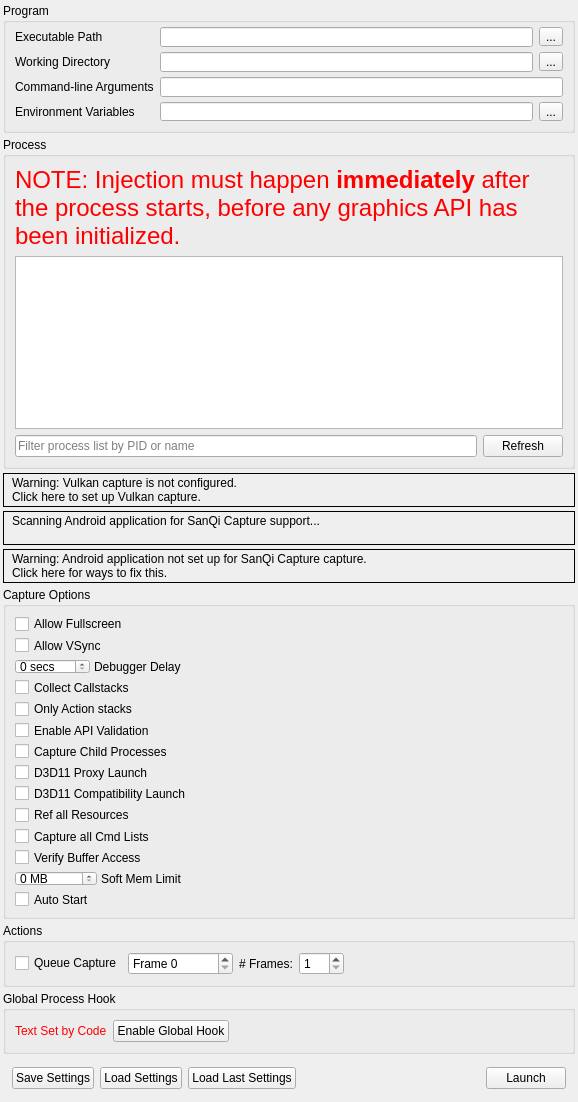
<?xml version="1.0" encoding="UTF-8"?>
<ui version="4.0">
 <class>CaptureDialog</class>
 <widget class="QFrame" name="CaptureDialog">
  <property name="geometry">
   <rect>
    <x>0</x>
    <y>0</y>
    <width>578</width>
    <height>1025</height>
   </rect>
  </property>
  <property name="windowTitle">
   <string>Launch Application</string>
  </property>
  <layout class="QVBoxLayout" name="verticalLayout">
   <property name="spacing">
    <number>4</number>
   </property>
   <property name="leftMargin">
    <number>3</number>
   </property>
   <property name="topMargin">
    <number>3</number>
   </property>
   <property name="rightMargin">
    <number>3</number>
   </property>
   <property name="bottomMargin">
    <number>3</number>
   </property>
   <item>
    <widget class="QGroupBox" name="exeGroup">
     <property name="sizePolicy">
      <sizepolicy hsizetype="Preferred" vsizetype="Minimum">
       <horstretch>0</horstretch>
       <verstretch>0</verstretch>
      </sizepolicy>
     </property>
     <property name="minimumSize">
      <size>
       <width>250</width>
       <height>130</height>
      </size>
     </property>
     <property name="title">
      <string>Program</string>
     </property>
     <layout class="QGridLayout" name="gridLayout">
      <property name="topMargin">
       <number>4</number>
      </property>
      <item row="0" column="0">
       <widget class="QLabel" name="exePathLabel">
        <property name="toolTip">
         <string>Browse for an executable file</string>
        </property>
        <property name="text">
         <string>Executable Path</string>
        </property>
       </widget>
      </item>
      <item row="0" column="2">
       <widget class="RDLineEdit" name="exePath">
        <property name="minimumSize">
         <size>
          <width>0</width>
          <height>20</height>
         </size>
        </property>
        <property name="toolTip">
         <string>Browse for an executable file</string>
        </property>
       </widget>
      </item>
      <item row="0" column="3">
       <widget class="QToolButton" name="exePathBrowse">
        <property name="toolTip">
         <string>Browse for an executable file</string>
        </property>
        <property name="text">
         <string>...</string>
        </property>
       </widget>
      </item>
      <item row="1" column="0">
       <widget class="QLabel" name="workDirLabel">
        <property name="toolTip">
         <string>Browse for a working directory</string>
        </property>
        <property name="text">
         <string>Working Directory</string>
        </property>
       </widget>
      </item>
      <item row="1" column="2">
       <widget class="RDLineEdit" name="workDirPath">
        <property name="minimumSize">
         <size>
          <width>0</width>
          <height>20</height>
         </size>
        </property>
        <property name="toolTip">
         <string>Browse for a working directory</string>
        </property>
       </widget>
      </item>
      <item row="1" column="3">
       <widget class="QToolButton" name="workDirBrowse">
        <property name="toolTip">
         <string>Browse for a working directory</string>
        </property>
        <property name="text">
         <string>...</string>
        </property>
       </widget>
      </item>
      <item row="2" column="0">
       <widget class="QLabel" name="cmdLineLabel">
        <property name="toolTip">
         <string>The command-line that will be passed to the executable on launch</string>
        </property>
        <property name="text">
         <string>Command-line Arguments</string>
        </property>
       </widget>
      </item>
      <item row="2" column="2" colspan="2">
       <widget class="RDLineEdit" name="cmdline">
        <property name="minimumSize">
         <size>
          <width>0</width>
          <height>20</height>
         </size>
        </property>
        <property name="toolTip">
         <string>The command-line that will be passed to the executable on launch</string>
        </property>
       </widget>
      </item>
      <item row="3" column="0">
       <widget class="QLabel" name="envVarLabel">
        <property name="toolTip">
         <string>The environment variables for the executable</string>
        </property>
        <property name="text">
         <string>Environment Variables</string>
        </property>
       </widget>
      </item>
      <item row="3" column="2">
       <widget class="QLineEdit" name="envVar">
        <property name="toolTip">
         <string>The environment variables for the executable</string>
        </property>
        <property name="readOnly">
         <bool>true</bool>
        </property>
       </widget>
      </item>
      <item row="3" column="3">
       <widget class="QToolButton" name="envVarEdit">
        <property name="toolTip">
         <string>The environment variables for the executable</string>
        </property>
        <property name="text">
         <string>...</string>
        </property>
       </widget>
      </item>
     </layout>
    </widget>
   </item>
   <item>
    <widget class="QGroupBox" name="injectGroup">
     <property name="sizePolicy">
      <sizepolicy hsizetype="Preferred" vsizetype="Expanding">
       <horstretch>0</horstretch>
       <verstretch>100</verstretch>
      </sizepolicy>
     </property>
     <property name="minimumSize">
      <size>
       <width>250</width>
       <height>260</height>
      </size>
     </property>
     <property name="title">
      <string>Process</string>
     </property>
     <layout class="QGridLayout" name="gridLayout_2">
      <item row="0" column="0" colspan="2">
       <widget class="QLabel" name="processWarning">
        <property name="palette">
         <palette>
          <active>
           <colorrole role="WindowText">
            <brush brushstyle="SolidPattern">
             <color alpha="255">
              <red>255</red>
              <green>0</green>
              <blue>0</blue>
             </color>
            </brush>
           </colorrole>
          </active>
          <inactive>
           <colorrole role="WindowText">
            <brush brushstyle="SolidPattern">
             <color alpha="255">
              <red>255</red>
              <green>0</green>
              <blue>0</blue>
             </color>
            </brush>
           </colorrole>
          </inactive>
          <disabled>
           <colorrole role="WindowText">
            <brush brushstyle="SolidPattern">
             <color alpha="255">
              <red>106</red>
              <green>104</green>
              <blue>100</blue>
             </color>
            </brush>
           </colorrole>
          </disabled>
         </palette>
        </property>
        <property name="font">
         <font>
          <pointsize>18</pointsize>
         </font>
        </property>
        <property name="text">
         <string>NOTE: Injection must happen &lt;b&gt;immediately&lt;/b&gt; after the process starts, before any graphics API has been initialized.</string>
        </property>
        <property name="wordWrap">
         <bool>true</bool>
        </property>
       </widget>
      </item>
      <item row="1" column="0" colspan="2">
       <widget class="QTreeView" name="processList">
        <property name="sizePolicy">
         <sizepolicy hsizetype="Preferred" vsizetype="Expanding">
          <horstretch>0</horstretch>
          <verstretch>0</verstretch>
         </sizepolicy>
        </property>
        <property name="minimumSize">
         <size>
          <width>0</width>
          <height>100</height>
         </size>
        </property>
        <property name="editTriggers">
         <set>QAbstractItemView::NoEditTriggers</set>
        </property>
        <property name="indentation">
         <number>0</number>
        </property>
        <property name="rootIsDecorated">
         <bool>false</bool>
        </property>
        <property name="itemsExpandable">
         <bool>false</bool>
        </property>
        <property name="sortingEnabled">
         <bool>true</bool>
        </property>
       </widget>
      </item>
      <item row="2" column="0">
       <widget class="QLineEdit" name="processFilter">
        <property name="placeholderText">
         <string>Filter process list by PID or name</string>
        </property>
       </widget>
      </item>
      <item row="2" column="1">
       <widget class="QPushButton" name="processRefesh">
        <property name="text">
         <string>Refresh</string>
        </property>
       </widget>
      </item>
     </layout>
    </widget>
   </item>
   <item>
    <widget class="RDLabel" name="vulkanLayerWarn">
     <property name="cursor">
      <cursorShape>PointingHandCursor</cursorShape>
     </property>
     <property name="frameShape">
      <enum>QFrame::Box</enum>
     </property>
     <property name="text">
      <string>&lt;html&gt;&lt;head/&gt;&lt;body&gt;&lt;table&gt;&lt;tr&gt;&lt;td valign=&quot;middle&quot;&gt;&lt;img width=&quot;16&quot; src=&quot;:/information.png&quot;/&gt;&lt;/td&gt;&lt;td&gt;&lt;p&gt;Warning: Vulkan capture is not configured.&lt;br/&gt;Click here to set up Vulkan capture.&lt;/p&gt;&lt;/td&gt;&lt;/tr&gt;&lt;/table&gt;&lt;/body&gt;&lt;/html&gt;</string>
     </property>
     <property name="textFormat">
      <enum>Qt::RichText</enum>
     </property>
     <property name="margin">
      <number>3</number>
     </property>
    </widget>
   </item>
   <item>
    <widget class="RDLabel" name="androidScan">
     <property name="cursor">
      <cursorShape>PointingHandCursor</cursorShape>
     </property>
     <property name="frameShape">
      <enum>QFrame::Box</enum>
     </property>
     <property name="text">
      <string>&lt;html&gt;&lt;head/&gt;&lt;body&gt;&lt;table&gt;&lt;tr&gt;&lt;td valign=&quot;middle&quot;&gt;&lt;img width=&quot;16&quot; src=&quot;:/information.png&quot;/&gt;&lt;/td&gt;&lt;td valign=&quot;middle&quot;&gt;&lt;p&gt;Scanning Android application for SanQi Capture support...&lt;br/&gt;&lt;/p&gt;&lt;/td&gt;&lt;/tr&gt;&lt;/table&gt;&lt;/body&gt;&lt;/html&gt;</string>
     </property>
     <property name="textFormat">
      <enum>Qt::RichText</enum>
     </property>
     <property name="margin">
      <number>3</number>
     </property>
    </widget>
   </item>
   <item>
    <widget class="RDLabel" name="androidWarn">
     <property name="cursor">
      <cursorShape>PointingHandCursor</cursorShape>
     </property>
     <property name="frameShape">
      <enum>QFrame::Box</enum>
     </property>
     <property name="text">
      <string>&lt;html&gt;&lt;head/&gt;&lt;body&gt;&lt;table&gt;&lt;tr&gt;&lt;td valign=&quot;middle&quot;&gt;&lt;img width=&quot;16&quot; src=&quot;:/information.png&quot;/&gt;&lt;/td&gt;&lt;td&gt;&lt;p&gt;Warning: Android application not set up for SanQi Capture capture.&lt;br/&gt;Click here for ways to fix this.&lt;/p&gt;&lt;/td&gt;&lt;/tr&gt;&lt;/table&gt;&lt;/body&gt;&lt;/html&gt;</string>
     </property>
     <property name="textFormat">
      <enum>Qt::RichText</enum>
     </property>
     <property name="margin">
      <number>3</number>
     </property>
    </widget>
   </item>
   <item>
    <widget class="QGroupBox" name="optionsGroup">
     <property name="sizePolicy">
      <sizepolicy hsizetype="Preferred" vsizetype="Minimum">
       <horstretch>0</horstretch>
       <verstretch>0</verstretch>
      </sizepolicy>
     </property>
     <property name="title">
      <string>Capture Options</string>
     </property>
     <layout class="QVBoxLayout" name="verticalLayout_2">
      <item>
       <widget class="QCheckBox" name="AllowFullscreen">
        <property name="toolTip">
         <string>Allows the application to switch to full-screen mode</string>
        </property>
        <property name="text">
         <string>Allow Fullscreen</string>
        </property>
       </widget>
      </item>
      <item>
       <widget class="QCheckBox" name="AllowVSync">
        <property name="toolTip">
         <string>Allows the application to enable v-sync</string>
        </property>
        <property name="text">
         <string>Allow VSync</string>
        </property>
       </widget>
      </item>
      <item>
       <widget class="QFrame" name="DebuggerDelayFrame">
        <property name="sizePolicy">
         <sizepolicy hsizetype="Fixed" vsizetype="Preferred">
          <horstretch>0</horstretch>
          <verstretch>0</verstretch>
         </sizepolicy>
        </property>
        <property name="frameShape">
         <enum>QFrame::NoFrame</enum>
        </property>
        <property name="frameShadow">
         <enum>QFrame::Plain</enum>
        </property>
        <layout class="QHBoxLayout" name="horizontalLayout_3">
         <property name="spacing">
          <number>4</number>
         </property>
         <property name="leftMargin">
          <number>0</number>
         </property>
         <property name="topMargin">
          <number>0</number>
         </property>
         <property name="rightMargin">
          <number>0</number>
         </property>
         <property name="bottomMargin">
          <number>0</number>
         </property>
         <item>
          <widget class="QDoubleSpinBox" name="DelayForDebugger">
           <property name="sizePolicy">
            <sizepolicy hsizetype="Minimum" vsizetype="Fixed">
             <horstretch>0</horstretch>
             <verstretch>0</verstretch>
            </sizepolicy>
           </property>
           <property name="minimumSize">
            <size>
             <width>40</width>
             <height>0</height>
            </size>
           </property>
           <property name="toolTip">
            <string>Pauses for N seconds after launching the process, to allow a debugger to attach</string>
           </property>
           <property name="suffix">
            <string comment="seconds"> secs</string>
           </property>
           <property name="decimals">
            <number>0</number>
           </property>
           <property name="maximum">
            <double>120.000000000000000</double>
           </property>
           <property name="value">
            <double>0.000000000000000</double>
           </property>
          </widget>
         </item>
         <item>
          <widget class="QLabel" name="DebuggerDelayLabel">
           <property name="sizePolicy">
            <sizepolicy hsizetype="Fixed" vsizetype="Preferred">
             <horstretch>0</horstretch>
             <verstretch>0</verstretch>
            </sizepolicy>
           </property>
           <property name="toolTip">
            <string>Pauses for N seconds after launching the process, to allow a debugger to attach</string>
           </property>
           <property name="text">
            <string>Debugger Delay</string>
           </property>
          </widget>
         </item>
        </layout>
       </widget>
      </item>
      <item>
       <widget class="QCheckBox" name="CaptureCallstacks">
        <property name="toolTip">
         <string>Collect a callstack on every API call</string>
        </property>
        <property name="text">
         <string>Collect Callstacks</string>
        </property>
       </widget>
      </item>
      <item>
       <widget class="QCheckBox" name="CaptureCallstacksOnlyActions">
        <property name="toolTip">
         <string>Only collect callstacks on actions (draws, dispatches, clears, copies, etc)</string>
        </property>
        <property name="text">
         <string>Only Action stacks</string>
        </property>
       </widget>
      </item>
      <item>
       <widget class="QCheckBox" name="APIValidation">
        <property name="toolTip">
         <string>Initialise the graphics API with built-in validation enabled - allows capturing and reading of errors and warnings generated by the API's own debugging system</string>
        </property>
        <property name="text">
         <string>Enable API Validation</string>
        </property>
       </widget>
      </item>
      <item>
       <widget class="QCheckBox" name="HookIntoChildren">
        <property name="toolTip">
         <string>Hook into child processes - useful with launchers or similar intermediate processes</string>
        </property>
        <property name="text">
         <string>Capture Child Processes</string>
        </property>
       </widget>
      </item>
      <item>
       <widget class="QCheckBox" name="D3D11Proxy">
        <property name="toolTip">
         <string>Launch with a local D3D11 proxy DLL for early D3D11 loading. Only applies when launching an executable.</string>
        </property>
        <property name="text">
         <string>D3D11 Proxy Launch</string>
        </property>
       </widget>
      </item>
      <item>
       <widget class="QCheckBox" name="D3D11Compatibility">
        <property name="toolTip">
         <string>Register only D3D11/DXGI light hooks after injection completes. Use for D3D11 applications that terminate during normal startup capture. Only applies to direct executable launch; D3D11 Proxy, Steam URI launch, process attach, and child-process capture are not supported.</string>
        </property>
        <property name="text">
         <string>D3D11 Compatibility Launch</string>
        </property>
       </widget>
      </item>
      <item>
       <widget class="QCheckBox" name="RefAllResources">
        <property name="toolTip">
         <string>Consider all resources to be included, even if unused in the capture frame</string>
        </property>
        <property name="text">
         <string>Ref all Resources</string>
        </property>
       </widget>
      </item>
      <item>
       <widget class="QCheckBox" name="CaptureAllCmdLists">
        <property name="toolTip">
         <string>When enabled, all deferred command lists will be saved even while idling. This has an overhead but ensures if you hold onto a list it will be captured.</string>
        </property>
        <property name="text">
         <string>Capture all Cmd Lists</string>
        </property>
       </widget>
      </item>
      <item>
       <widget class="QCheckBox" name="VerifyBufferAccess">
        <property name="toolTip">
         <string>When enabled, verify some buffer access on OpenGL and D3D11. This initialises buffers with undefined contents on creation to 0xdddddddd instead of 0x0, and verifies that Map() bounds are not overrun.</string>
        </property>
        <property name="text">
         <string>Verify Buffer Access</string>
        </property>
       </widget>
      </item>
      <item>
       <widget class="QFrame" name="SoftMemoryLimitFrame">
        <property name="sizePolicy">
         <sizepolicy hsizetype="Fixed" vsizetype="Preferred">
          <horstretch>0</horstretch>
          <verstretch>0</verstretch>
         </sizepolicy>
        </property>
        <property name="frameShape">
         <enum>QFrame::NoFrame</enum>
        </property>
        <property name="frameShadow">
         <enum>QFrame::Plain</enum>
        </property>
        <layout class="QHBoxLayout" name="SoftMemoryLimitLayout">
         <property name="spacing">
          <number>4</number>
         </property>
         <property name="leftMargin">
          <number>0</number>
         </property>
         <property name="topMargin">
          <number>0</number>
         </property>
         <property name="rightMargin">
          <number>0</number>
         </property>
         <property name="bottomMargin">
          <number>0</number>
         </property>
         <item>
          <widget class="QDoubleSpinBox" name="SoftMemoryLimit">
           <property name="sizePolicy">
            <sizepolicy hsizetype="Minimum" vsizetype="Fixed">
             <horstretch>0</horstretch>
             <verstretch>0</verstretch>
            </sizepolicy>
           </property>
           <property name="minimumSize">
            <size>
             <width>40</width>
             <height>0</height>
            </size>
           </property>
           <property name="toolTip">
            <string>Specifies a soft memory limit which some APIs may use to limit graphics memory use and use disk space instead for storing temporary data.</string>
           </property>
           <property name="suffix">
            <string comment="seconds"> MB</string>
           </property>
           <property name="decimals">
            <number>0</number>
           </property>
           <property name="maximum">
            <double>99999.000000000000000</double>
           </property>
           <property name="value">
            <double>0.000000000000000</double>
           </property>
          </widget>
         </item>
         <item>
          <widget class="QLabel" name="SoftMemoryLimitLabel">
           <property name="sizePolicy">
            <sizepolicy hsizetype="Fixed" vsizetype="Preferred">
             <horstretch>0</horstretch>
             <verstretch>0</verstretch>
            </sizepolicy>
           </property>
           <property name="toolTip">
            <string>Specifies a soft memory limit which some APIs may use to limit graphics memory use and use disk space instead for storing temporary data.</string>
           </property>
           <property name="text">
            <string>Soft Mem Limit</string>
           </property>
          </widget>
         </item>
        </layout>
       </widget>
      </item>
      <item>
       <widget class="QCheckBox" name="AutoStart">
        <property name="toolTip">
         <string>If these capture settings are saved &amp; run, auto start the capture instantly on load</string>
        </property>
        <property name="text">
         <string>Auto Start</string>
        </property>
       </widget>
      </item>
     </layout>
    </widget>
   </item>
   <item>
    <widget class="QGroupBox" name="actionGroup">
     <property name="sizePolicy">
      <sizepolicy hsizetype="Preferred" vsizetype="Minimum">
       <horstretch>0</horstretch>
       <verstretch>0</verstretch>
      </sizepolicy>
     </property>
     <property name="title">
      <string>Actions</string>
     </property>
     <layout class="QHBoxLayout" name="horizontalLayout_5">
      <item>
       <widget class="QCheckBox" name="queueFrameCap">
        <property name="text">
         <string>Queue Capture</string>
        </property>
       </widget>
      </item>
      <item>
       <widget class="QDoubleSpinBox" name="queuedFrame">
        <property name="sizePolicy">
         <sizepolicy hsizetype="Fixed" vsizetype="Fixed">
          <horstretch>0</horstretch>
          <verstretch>0</verstretch>
         </sizepolicy>
        </property>
        <property name="prefix">
         <string comment="Frame number" extracomment="To Capture">Frame </string>
        </property>
        <property name="suffix">
         <string/>
        </property>
        <property name="decimals">
         <number>0</number>
        </property>
        <property name="minimum">
         <double>0.000000000000000</double>
        </property>
        <property name="maximum">
         <double>4294967296.000000000000000</double>
        </property>
       </widget>
      </item>
      <item>
       <widget class="QLabel" name="numFramesLabel">
        <property name="sizePolicy">
         <sizepolicy hsizetype="Preferred" vsizetype="Preferred">
          <horstretch>0</horstretch>
          <verstretch>0</verstretch>
         </sizepolicy>
        </property>
        <property name="text">
         <string># Frames:</string>
        </property>
       </widget>
      </item>
      <item>
       <widget class="QDoubleSpinBox" name="numFrames">
        <property name="minimumSize">
         <size>
          <width>45</width>
          <height>0</height>
         </size>
        </property>
        <property name="decimals">
         <number>0</number>
        </property>
        <property name="minimum">
         <double>1.000000000000000</double>
        </property>
        <property name="maximum">
         <double>10.000000000000000</double>
        </property>
       </widget>
      </item>
      <item>
       <spacer name="ActionsSpacer">
        <property name="orientation">
         <enum>Qt::Horizontal</enum>
        </property>
        <property name="sizeHint" stdset="0">
         <size>
          <width>596</width>
          <height>20</height>
         </size>
        </property>
       </spacer>
      </item>
     </layout>
    </widget>
   </item>
   <item>
    <widget class="QGroupBox" name="globalGroup">
     <property name="sizePolicy">
      <sizepolicy hsizetype="Preferred" vsizetype="Minimum">
       <horstretch>0</horstretch>
       <verstretch>0</verstretch>
      </sizepolicy>
     </property>
     <property name="title">
      <string>Global Process Hook</string>
     </property>
     <layout class="QHBoxLayout" name="horizontalLayout_2">
      <item>
       <widget class="QLabel" name="globalLabel">
        <property name="palette">
         <palette>
          <active>
           <colorrole role="WindowText">
            <brush brushstyle="SolidPattern">
             <color alpha="255">
              <red>255</red>
              <green>0</green>
              <blue>0</blue>
             </color>
            </brush>
           </colorrole>
          </active>
          <inactive>
           <colorrole role="WindowText">
            <brush brushstyle="SolidPattern">
             <color alpha="255">
              <red>255</red>
              <green>0</green>
              <blue>0</blue>
             </color>
            </brush>
           </colorrole>
          </inactive>
          <disabled>
           <colorrole role="WindowText">
            <brush brushstyle="SolidPattern">
             <color alpha="255">
              <red>106</red>
              <green>104</green>
              <blue>100</blue>
             </color>
            </brush>
           </colorrole>
          </disabled>
         </palette>
        </property>
        <property name="text">
         <string>Text Set by Code</string>
        </property>
       </widget>
      </item>
      <item>
       <widget class="QPushButton" name="toggleGlobal">
        <property name="text">
         <string>Enable Global Hook</string>
        </property>
        <property name="checkable">
         <bool>true</bool>
        </property>
        <property name="checked">
         <bool>false</bool>
        </property>
       </widget>
      </item>
      <item>
       <spacer name="globalSpacer">
        <property name="orientation">
         <enum>Qt::Horizontal</enum>
        </property>
        <property name="sizeHint" stdset="0">
         <size>
          <width>587</width>
          <height>20</height>
         </size>
        </property>
       </spacer>
      </item>
     </layout>
    </widget>
   </item>
   <item>
    <widget class="QFrame" name="buttonsFrame">
     <property name="sizePolicy">
      <sizepolicy hsizetype="Preferred" vsizetype="Minimum">
       <horstretch>0</horstretch>
       <verstretch>0</verstretch>
      </sizepolicy>
     </property>
     <property name="frameShape">
      <enum>QFrame::NoFrame</enum>
     </property>
     <property name="frameShadow">
      <enum>QFrame::Plain</enum>
     </property>
     <layout class="QHBoxLayout" name="horizontalLayout">
      <item>
       <widget class="QPushButton" name="saveSettings">
        <property name="toolTip">
         <string>Save these capture settings to file to load later</string>
        </property>
        <property name="text">
         <string>Save Settings</string>
        </property>
       </widget>
      </item>
      <item>
       <widget class="QPushButton" name="loadSettings">
        <property name="sizePolicy">
         <sizepolicy hsizetype="Minimum" vsizetype="Fixed">
          <horstretch>0</horstretch>
          <verstretch>0</verstretch>
         </sizepolicy>
        </property>
        <property name="toolTip">
         <string>Load a saved set of capture settings</string>
        </property>
        <property name="text">
         <string>Load Settings</string>
        </property>
       </widget>
      </item>
      <item>
       <widget class="QPushButton" name="loadLastCapture">
        <property name="sizePolicy">
         <sizepolicy hsizetype="Minimum" vsizetype="Fixed">
          <horstretch>0</horstretch>
          <verstretch>0</verstretch>
         </sizepolicy>
        </property>
        <property name="toolTip">
         <string>Load the most recently used capture settings</string>
        </property>
        <property name="text">
         <string>Load Last Settings</string>
        </property>
       </widget>
      </item>
      <item>
       <spacer name="buttonsSpace">
        <property name="orientation">
         <enum>Qt::Horizontal</enum>
        </property>
        <property name="sizeType">
         <enum>QSizePolicy::Expanding</enum>
        </property>
        <property name="sizeHint" stdset="0">
         <size>
          <width>556</width>
          <height>20</height>
         </size>
        </property>
       </spacer>
      </item>
      <item>
       <widget class="QPushButton" name="launch">
        <property name="toolTip">
         <string>Launch the selected program with SanQi Capture enabled for capture</string>
        </property>
        <property name="text">
         <string>Launch</string>
        </property>
       </widget>
      </item>
     </layout>
    </widget>
   </item>
   <item>
    <spacer name="topVerticalSpacer">
     <property name="orientation">
      <enum>Qt::Vertical</enum>
     </property>
     <property name="sizeHint" stdset="0">
      <size>
       <width>0</width>
       <height>0</height>
      </size>
     </property>
    </spacer>
   </item>
  </layout>
 </widget>
 <customwidgets>
  <customwidget>
   <class>RDLabel</class>
   <extends>QLabel</extends>
   <header>Widgets/Extended/RDLabel.h</header>
  </customwidget>
  <customwidget>
   <class>RDLineEdit</class>
   <extends>QLineEdit</extends>
   <header>Widgets/Extended/RDLineEdit.h</header>
  </customwidget>
 </customwidgets>
 <resources/>
 <connections/>
</ui>
